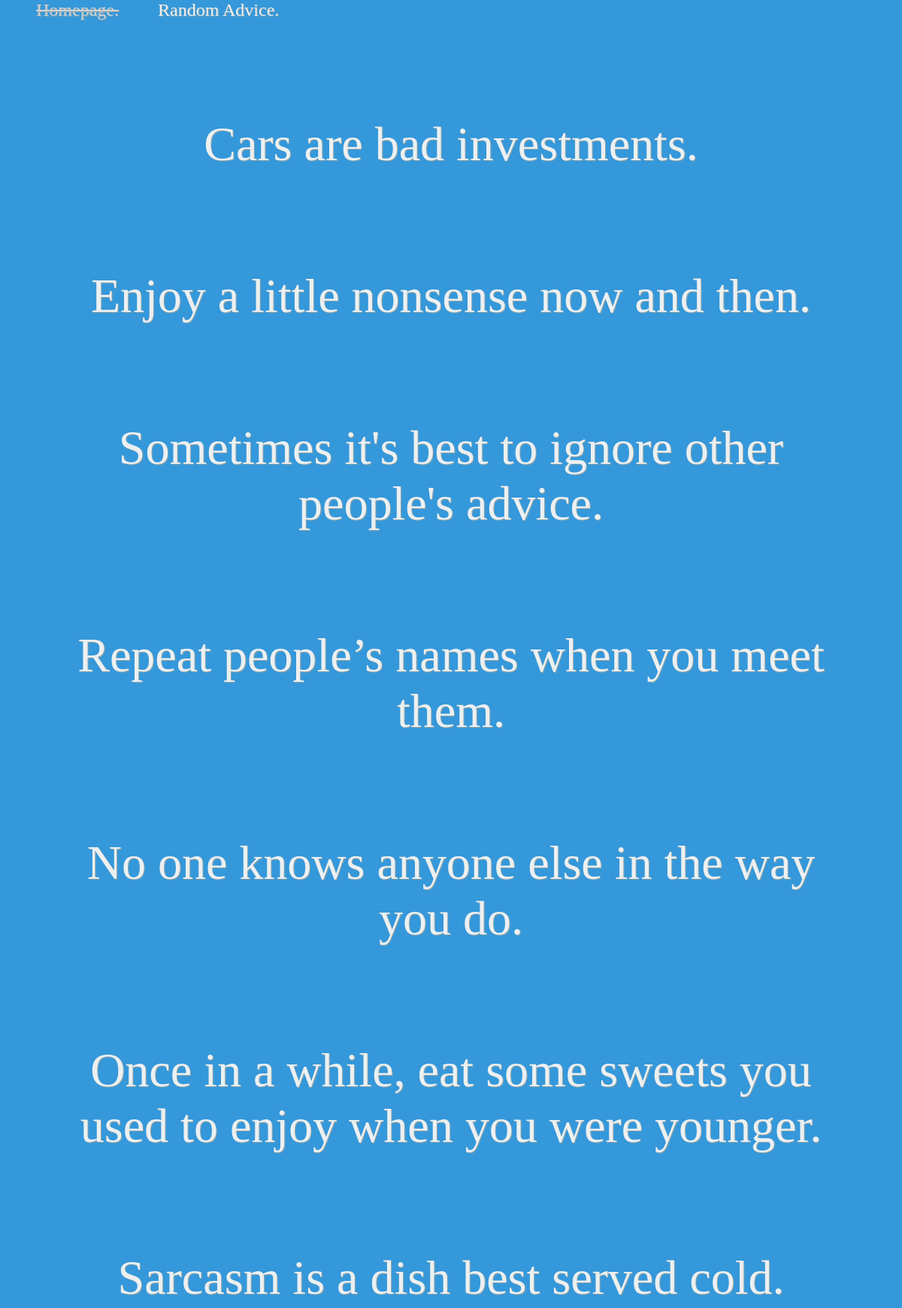
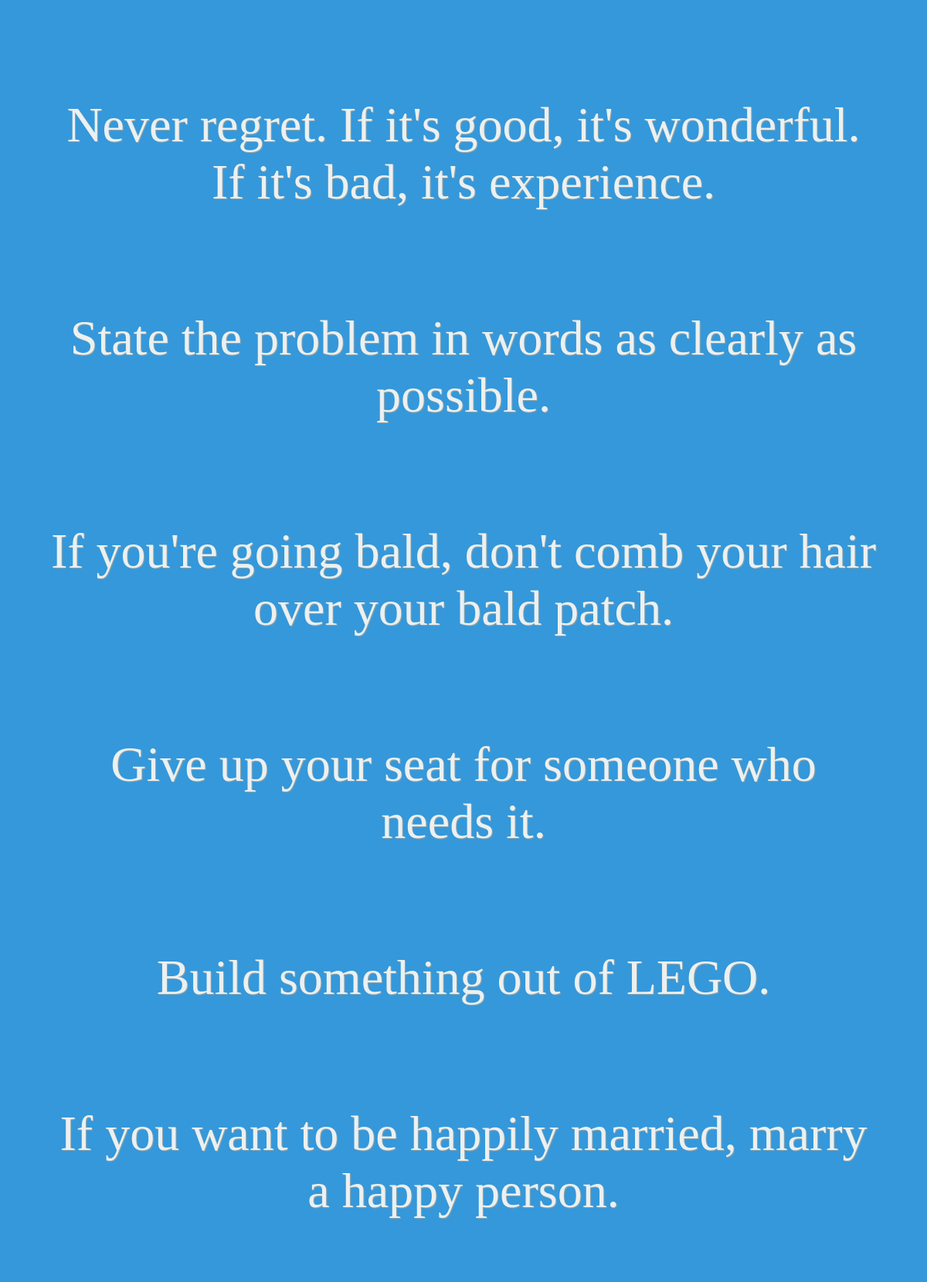
Page /all/ (upper part) on the committed database (2 pictures, top to bottom).
### anyAdvice/models.py (models this page shows, shortened)
class AdviceModel(models.Model):
    advice = models.CharField(max_length=100)
    slip_id = models.IntegerField()
    pub_date = models.DateTimeField(default=timezone.now)

### anyAdvice/views.py (the view)
# urls.py: path('all/', views.allAdvice, name='allAdvice'),
def allAdvice(request):
    if(AdviceModel.objects.all()):
        rand_color = choice(colors)
        all_advice = AdviceModel.objects.all().order_by('-pub_date')
        return render(request, 'anyAdvice/allAdvice.html',
                      {'allAdvice': all_advice, 'color': rand_color})
    else:
        error = 'There is currently no advice to give.'
        return render(request, 'anyAdvice/allAdvice.html', {'error': error})

### anyAdvice/templates/anyAdvice/allAdvice.html (shortened to what this page needs)
{% load static %}
<link rel="stylesheet" type="text/css" href="{% static 'anyAdvice/style.css' %}">
<html>
    <head>
    </head>
    <body bgcolor="#{{ color }}">
        <a href="/"><p class="links">Homepage.</p></a>
        <a href="/rand"><p class="links">Random Advice.</p></a>
        {% if allAdvice %}
            {% for advice in allAdvice %}
                <div class="all_window">
                    <p class="all_advice">{{advice.advice}}</p>
                </div>
            {% endfor %}
        {% endif %}
    </body>
</html>

### anyAdvice/static/anyAdvice/style.css (style rules this page uses)
body { padding: 0; margin: 0; margin: 0px auto; }
.all_advice { color : #ecf0f1; text-align: center; font-size: 4em; font:Verdana, Geneva, sans-serif; padding-top: 1em; padding-left:1em; padding-right: 1em; text-shadow: 1px 1px 1px #95a5a6; }
a { text-decoration: none; }
a .links { color : #ecf0f1; font-size:1.5em; font:Verdana, Geneva, sans-serif; padding-left:2em; display: inline; text-shadow: 1px 1px 1px #95a5a6; }

### rows in the picture
AdviceModel: advice "Cars are bad investments."
AdviceModel: advice "Enjoy a little nonsense now and then."
AdviceModel: advice "Sometimes it's best to ignore other people's advice."
AdviceModel: advice "Repeat people’s names when you meet them."
AdviceModel: advice "No one knows anyone else in the way you do."
AdviceModel: advice "Once in a while, eat some sweets you used to enjoy when you were younger."
AdviceModel: advice "Sarcasm is a dish best served cold."
AdviceModel: advice "Never regret. If it's good, it's wonderful. If it's bad, it's experience."
AdviceModel: advice "State the problem in words as clearly as possible."
AdviceModel: advice "If you're going bald, don't comb your hair over your bald patch."
AdviceModel: advice "Give up your seat for someone who needs it."
AdviceModel: advice "Build something out of LEGO."
AdviceModel: advice "If you want to be happily married, marry a happy person."
